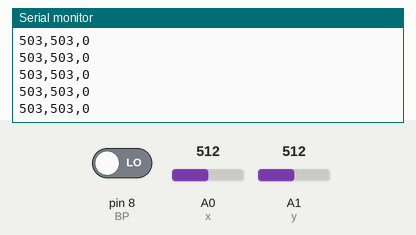
The sketch below on a simulated Arduino Uno, built with avr-gcc and run on an emulated ATmega328P. Parts: the last lines printed to the serial monitor. Inputs (shaded band) come from the test bench; at power-on: A0 (x) = 512, A1 (y) = 512, pin 8 (BP) LOW.

Above: at 1.2 s.
1.3 s: A0 (x) set to 76
At 1.8 s:
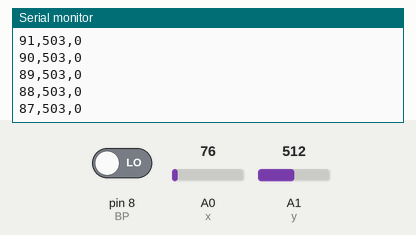
2.8 s: A0 (x) set to 69
At 3.5 s:
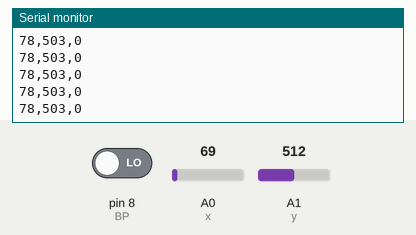
5.8 s: A1 (y) set to 996
At 6.7 s:
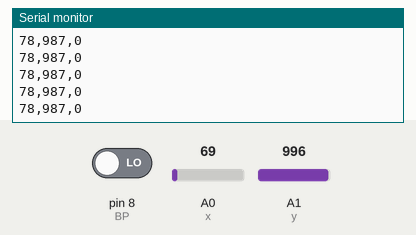
7.3 s: A1 (y) set to 1009
At 8.1 s:
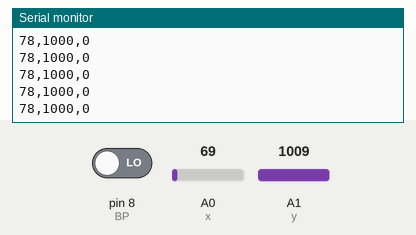
Timing chart, 0 to 10.3 s (numbered marks = the images above; inputs shaded):
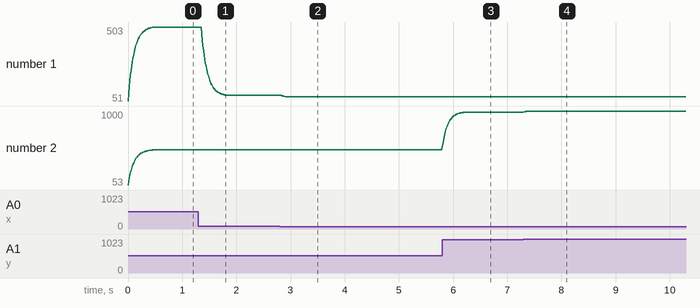

Measured:
- after the input at 1.3 s, the serial monitor: prints a new line after 0.06 s (image 1)
- after the input at 5.8 s, the serial monitor: prints a new line at once (image 3)
- after the input at 7.3 s, the serial monitor: prints a new line at once (image 4)
- plotted number 1: 503 → 85 after the input at 1.3 s
- plotted number 2: 503 → 987 after the input at 5.8 s, 987 → 1000 after the input at 7.3 s

The sketch:

Processing.ino
```cpp
const int BP = 8;
const int x = A0;
const int y = A1;

int smoothedx, smoothedy = 3;
int precision = 10;

int xvalue, yvalue, BPvalue;

void setup() {
  pinMode(BP, INPUT);
  pinMode(x, INPUT);
  pinMode(y, INPUT);

  Serial.begin(9600);

}
// 290
//x plat  : 350
//x-90 : 437

// 420
//y plat : 357
//y-90 : 277


void loop() {
  // put your main code here, to run repeatedly:
  xvalue = analogRead(x);
  yvalue = analogRead(y);
  BPvalue = digitalRead(BP);

  //algo de lissage des données lues
  smoothedx = smoothedx + ((xvalue - smoothedx) / precision);
  smoothedy = smoothedy + ((yvalue - smoothedy) / precision);

  Serial.print(smoothedx);
  Serial.print(',');
  Serial.print(smoothedy);
  Serial.print(',');
  Serial.println(BPvalue);
  delay(10);
}
```
